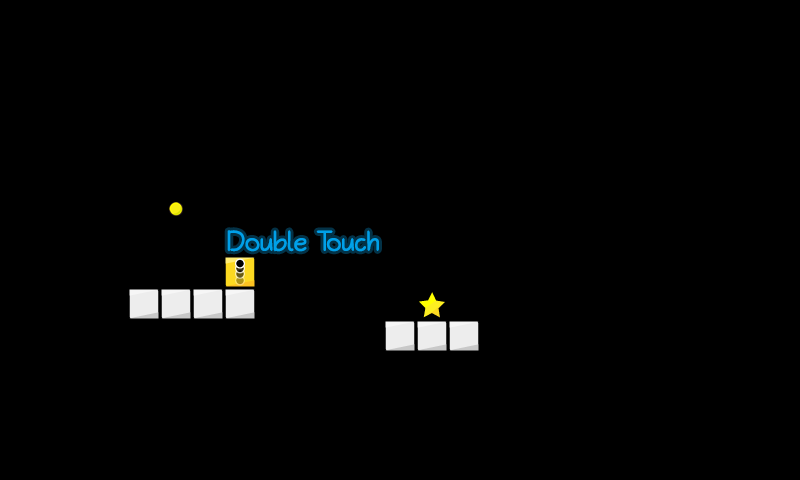

This is a level from a 2D game, rendered from its Tiled map with the project's own tilesets. A one-line summary and the map file follow, with tile-layer data summarised:
An orthogonal 25x15 tile map with 32x32 px tiles, 1 tile layer (map).

<map version="1.2" tiledversion="1.2.4" orientation="orthogonal" renderorder="right-down" width="25" height="15" tilewidth="32" tileheight="32" infinite="0" nextlayerid="2" nextobjectid="1">
 <tileset firstgid="1" name="map_tiles" tilewidth="32" tileheight="32" tilecount="225" columns="15">
  <image source="../../img/map_tiles.png" width="480" height="480" />
 </tileset>
 <layer id="1" name="map" width="25" height="15">
  <data>[375 cells, 15 non-empty, 9 distinct tile ids]</data>
 </layer>
</map>
